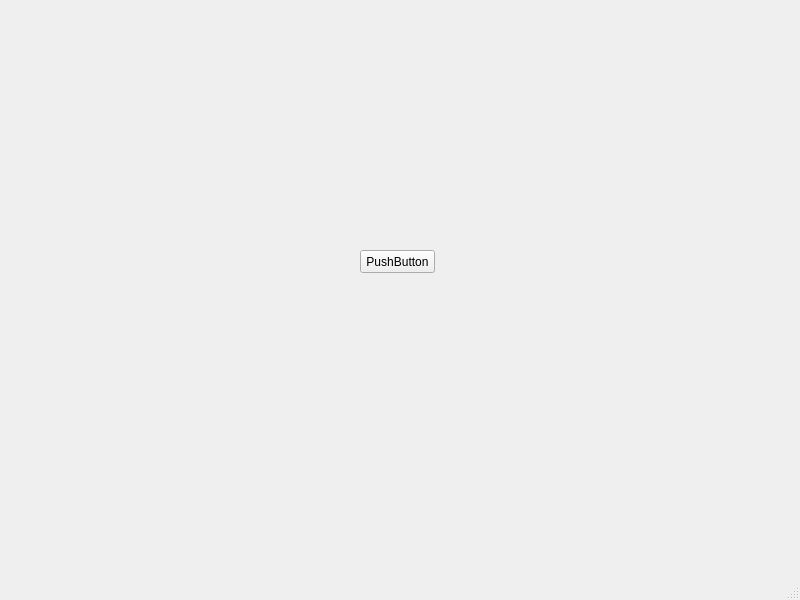
<?xml version="1.0" encoding="UTF-8"?>
<ui version="4.0">
 <class>MainWindow</class>
 <widget class="QMainWindow" name="MainWindow">
  <property name="geometry">
   <rect>
    <x>0</x>
    <y>0</y>
    <width>800</width>
    <height>600</height>
   </rect>
  </property>
  <property name="windowTitle">
   <string>MainWindow</string>
  </property>
  <widget class="QWidget" name="centralwidget">
   <widget class="QPushButton" name="btn">
    <property name="geometry">
     <rect>
      <x>360</x>
      <y>250</y>
      <width>75</width>
      <height>23</height>
     </rect>
    </property>
    <property name="text">
     <string>PushButton</string>
    </property>
   </widget>
  </widget>
  <widget class="QMenuBar" name="menubar">
   <property name="geometry">
    <rect>
     <x>0</x>
     <y>0</y>
     <width>800</width>
     <height>21</height>
    </rect>
   </property>
  </widget>
  <widget class="QStatusBar" name="statusbar"/>
 </widget>
 <resources/>
 <connections/>
</ui>
